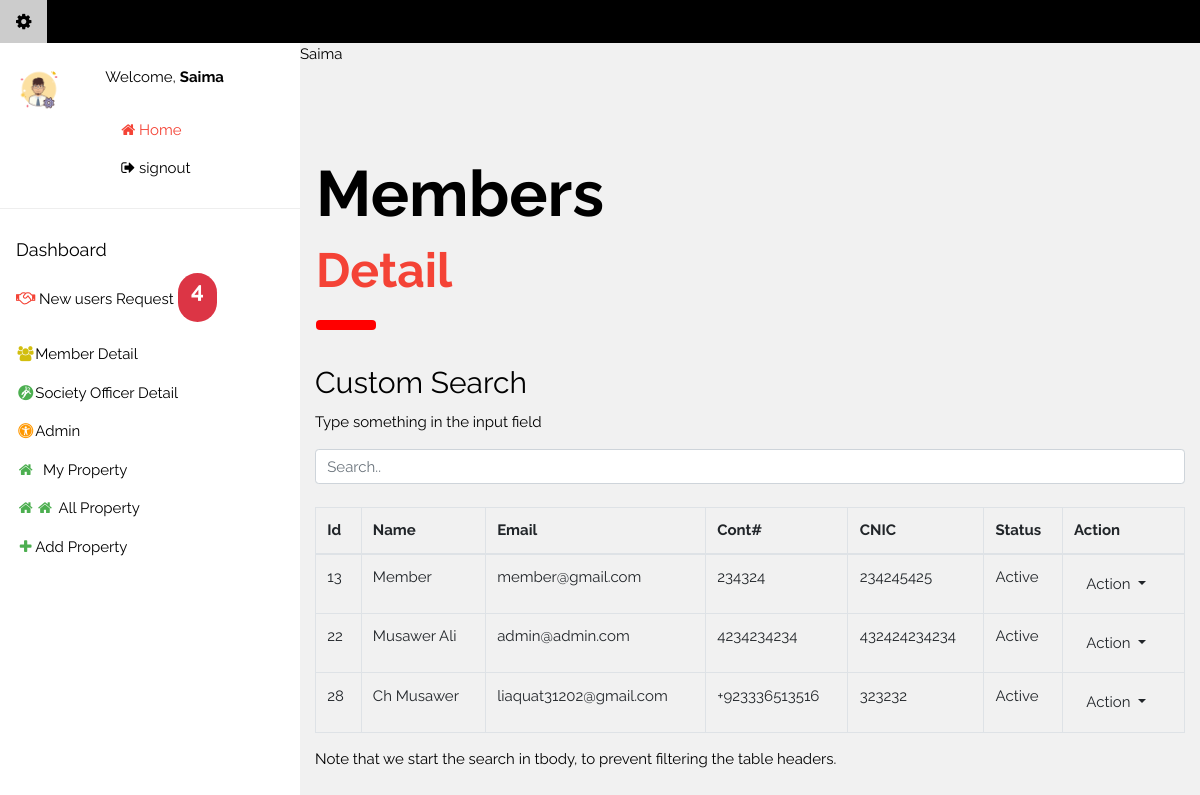
Page /admin_panel/member_detail.php (signed in) on the committed database.
### tables this page shows
CREATE TABLE `users_details` (
  `id` int(11) NOT NULL,
  `login_id` int(11) DEFAULT NULL,
  `cnic` varchar(250) DEFAULT NULL,
  `address` varchar(250) DEFAULT NULL,
  `mobile_number` varchar(20) DEFAULT NULL,
  `image` varchar(345) DEFAULT NULL
);

### admin_panel/member_detail.php (the view, shortened to what this page needs)
<?php
include "admin_header.php";
require_once "../db.php";
?>
<div class="w3-container" style="margin-top:80px" id="showcase">
    <h1 class="w3-jumbo"><b>Members</b></h1>
    <h1 class="w3-xxxlarge w3-text-red"><b>Detail</b></h1>
    <hr style="width:50px;border:5px solid red" class="w3-round">
  </div>
<div class="container mt-3">
  <h2>Custom Search</h2>
  <p>Type something in the input field</p>
  <input class="form-control" id="myInput" type="text" placeholder="Search..">
  <br>
  <table class="table table-bordered" id="Table">
    <thead>
      <tr>
        <th> Id</th>
        <th>Name</th>
        <th>Email</th>
        <th>Cont#</th>
        <th>CNIC</th>
        <th>Status</th>
        <th>Action</th>
      </tr>
    </thead>
    <tbody id="myTable">
    <?php
$sql = "SELECT *, login.login_id as id FROM `login` "
        . " LEFT JOIN users_details ON users_details.login_id = login.login_id"
        . " where type in('member') "
        . ";";
$result = $conn->query($sql);
if ($result->num_rows > 0):
  while($row = $result->fetch_assoc()):
?>
      <tr>
        <td><?=$row['id']?></td>
        <td><?=$row['name']?></td>
        <td><?=$row['email']?></td>
        <td><?=$row['mobile_number']?></td>
        <td><?=$row['cnic']?></td>
        <td><?=$row['status']?></td>
        <td><div class = "dropdown">
                <button type = "button" class = "btn dropdown-toggle" id = "dropdownMenu1" data-toggle = "dropdown">
                   Action
                </button>
            </div></td>
      </tr>
  <?php endwhile;endif;?>
    </tbody>
  </table>
  <p>Note that we start the search in tbody, to prevent filtering the table headers.</p>
</div>
<link rel="stylesheet" type="text/css" href="https://cdn.datatables.net/v/dt/dt-1.10.18/datatables.min.css"/>

### assets/css/w3.css (style rules this page uses)
html { box-sizing:border-box }
*,*:before,*:after { box-sizing:inherit }
html { -ms-text-size-adjust:100%;-webkit-text-size-adjust:100% }
body { margin:0 }
b,strong { font-weight:bolder }
hr { box-sizing:content-box;height:0;overflow:visible }
button,input,select,textarea,optgroup { font:inherit;margin:0 }
button,input { overflow:visible }
button,select { text-transform:none }
button,[type=button],[type=reset],[type=submit] { -webkit-appearance:button }
html,body { font-family:Verdana,sans-serif;font-size:15px;line-height:1.5 }
html { overflow-x:hidden }
h1 { font-size:36px }
h2 { font-size:30px }
h1,h2,h3,h4,h5,h6 { font-family:"Segoe UI",Arial,sans-serif;font-weight:400;margin:10px 0 }
hr { border:0;border-top:1px solid #eee;margin:20px 0 }
.w3-container:after,.w3-container:before,.w3-panel:after,.w3-panel:before,.w3-row:after,.w3-row:before,.w3-row-padding:after,.w3-row-padding:before, .w3-cell-row:before,.w3-cell-row:after,.w3-clear:after,.w3-clear:before,.w3-bar:before,.w3-bar:after { content:"";display:table;clear:both }
.w3-round,.w3-round-medium { border-radius:4px }
.w3-container,.w3-panel { padding:0.01em 16px }
.w3-xxxlarge { font-size:48px!important }
.w3-jumbo { font-size:64px!important }
.w3-light-grey,.w3-hover-light-grey:hover,.w3-light-gray,.w3-hover-light-gray:hover { color:#000!important;background-color:#f1f1f1!important }
.w3-text-red,.w3-hover-text-red:hover { color:#f44336!important }

### admin_panel/admin_header.php (style rules this page uses)
html,body,h1,h2,h3,h4,h5 { font-family: "Raleway", sans-serif }

### rows in the picture
users_details: login.login_id "13", login.name "Member", login.email "member@gmail.com", mobile_number "234324", cnic "234245425", login.status "Active"
users_details: login.login_id "22", login.name "Musawer Ali", login.email "admin@admin.com", mobile_number "4234234234", cnic "432424234234", login.status "Active"
users_details: login.login_id "28", login.name "Ch Musawer", login.email "liaquat31202@gmail.com", mobile_number "+923336513516", cnic "323232", login.status "Active"

### other values in the picture
$d['name'] "Saima"
